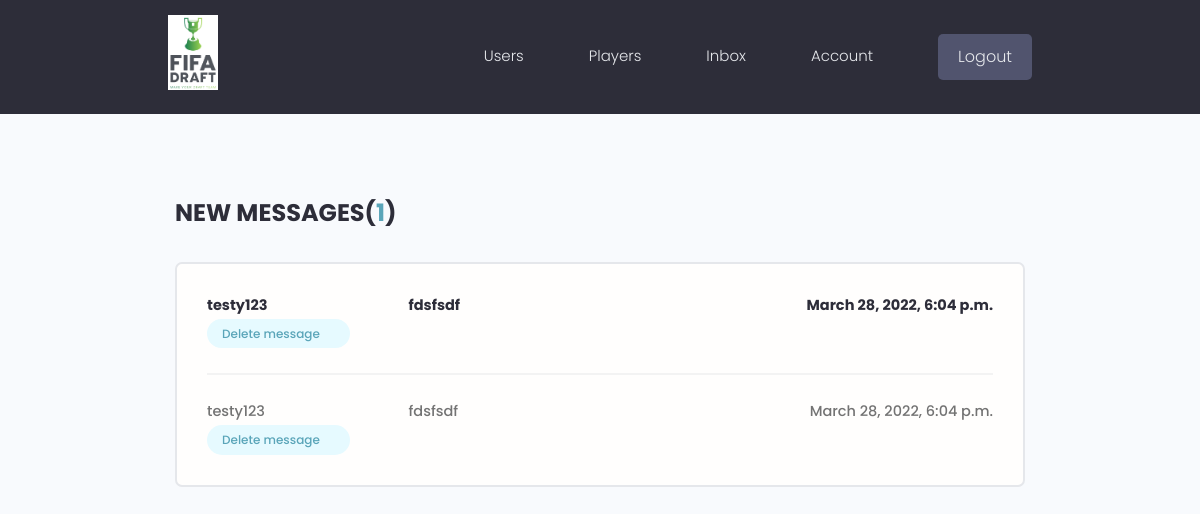
The page /inbox/ (signed in) on the database its author committed.
### users/models.py (models this page shows, shortened)
class Message(models.Model):
    sender = models.ForeignKey(
        Profile, on_delete=models.SET_NULL, null=True, blank=True
    )
    recipient = models.ForeignKey(
        Profile,
        on_delete=models.SET_NULL,
        null=True,
        blank=True,
        related_name="messages",
    )
    sender_name = models.CharField(max_length=200, null=True, blank=True)
    email = models.EmailField(max_length=200, null=True, blank=True)
    subject = models.CharField(max_length=200, null=True, blank=False)
    body = models.TextField(max_length=400, blank=False)
    is_read = models.BooleanField(default=False, null=True)
    created = models.DateTimeField(auto_now_add=True)
    id = models.UUIDField(
        default=uuid.uuid4, unique=True, primary_key=True, editable=False
    )
    class Meta:
        ordering = ["is_read", "-created"]

### users/views.py (the view)
# urls.py: path("inbox/", views.inbox, name="inbox"),
@login_required(login_url="login")
def inbox(request):
    profile = request.user.profile
    message_request = profile.messages.all()
    unread_count = message_request.filter(is_read=False).count()
    context = {"message_request": message_request, "unread_count": unread_count}
    return render(request, "users/inbox.html", context)

### users/templates/users/inbox.html (shortened to what this page needs)
{% extends 'main.html' %}
{% block content %}
<main class="inbox my-xl">
  <div class="content-box">
    <h3 class="inbox__title">New Messages(<span>{{unread_count}}</span>)</h3>
    <ul class="messages">
      {% for message in message_request %}
      {% if message.is_read == False %}
      <li class="message message--unread">
        {% else %}
      <li class="message">
        {% endif %}
        <a href="{% url 'message' message.id %}">
          <span class="message__author">{{message.sender_name}}</span>
          <span class="message__subject">{{message.subject}}</span>
          <span class="message__date">{{message.created}}</span>
        </a>
        <a class="tag tag--pill tag--main settings__btn" href="{% url 'delete-message' message.id %}">Delete message</a>
      </li>
      {% endfor %}
    </ul>
  </div>
</main>
{% endblock content %}

### static/styles/app.css (style rules this page uses)
:root { --color-sub: #2d2d39; }
.content-box { width: 95%; max-width: 85rem; margin: 0 auto; }
.inbox { height: 90vh; }
.inbox__title, .inbox__title span { font-size: 2.4rem; font-weight: 700; color: var(--color-sub); text-transform: uppercase; text-align: left; margin-bottom: 3rem; }
.inbox__title span { color: var(--color-main); }
.messages { list-style: none; background: var(--color-white); padding: 0.5rem 3rem; border: 2px solid var(--color-light); border-radius: 0.7rem; }
.message { padding: 2.5rem 0; }
.message > a span { font-size: 1.45rem; font-weight: 500; }
.message.message--unread a span { font-weight: 700; color: var(--color-sub); }
.message:not(:last-child) { border-bottom: 2px solid var(--color-white-light); }
.message > a { display: flex; gap: 1rem; }
.message__author, .message__date { flex-basis: 25%; }
.message__subject { flex-basis: 50%; }
.message__date { text-align: right; }

### static/uikit/styles/modules/_variables.css (style rules this page uses)
:root { --color-main: #5aa5b9; --color-main-light: #e6faff; --color-sub: #3f4156; --color-sub-light: #51546e; --color-sub-lighter: #ededfd; --color-text: #737373; --color-gray: #8b8b8b; --color-light: #e5e7eb; --color-light-gray: #767676; --color-bg: #f8fafd; --color-white: #fffefd; --color-white-light: #f3f3f3; --color-success: #359e64; --color-success-bg: #def8e8; --color-error: #fc4b0b; --color-error-bg: #fff2ee; --font-base: 'Poppins', arial, helvetica, 'Segoe UI', roboto, ubuntu, sans-serif; --font-monospace: 'Fira Code', 'Courier New', courier, monospace; --font-regular: 300; --font-medium: 500; --font-bold: 700; --generic-shadow: 1px 1px 5px #00000010; --generic-transition: all 0.3s ease-in-out; }

### static/uikit/styles/modules/_base.css (style rules this page uses)
* { margin: 0; padding: 0; box-sizing: border-box; text-rendering: optimizeLegibility; color: inherit; font-size: inherit; }
html { font-size: 50%; }
@media only screen and (min-width: 480px) { html { font-size: 56.25%; } }
@media only screen and (min-width: 1200px) { html { font-size: 62.5%; } }
body { line-height: 1.6; font-weight: 400; font-size: 1.5rem; color: var(--color-text); background-color: var(--color-bg); min-height: 100vh; }

### static/uikit/styles/modules/_typography.css (style rules this page uses)
* { font-family: var(--font-base); }
h3 { font-size: 3.2rem; font-weight: var(--font-medium); }
p, span, strong { font-size: 1.6rem; color: var(--color-text); font-weight: var(--font-regular); }
a { padding-bottom: 2px; text-decoration: none; display: inline-block; color: var(--color-main); font-weight: var(--font-medium); }

### static/uikit/styles/modules/_utilities.css (style rules this page uses)
.my-xl { margin: 8rem auto; }

### static/uikit/styles/modules/_tag.css (style rules this page uses)
.tag { display: inline-flex; align-items: center; background-color: var(--color-sub); height: -webkit-fit-content; height: -moz-fit-content; height: fit-content; width: -webkit-fit-content; width: -moz-fit-content; width: fit-content; border-radius: 0.5rem; padding: 0.5rem 1.5rem; font-size: 1.2rem; cursor: pointer; }
.tag--pill { border-radius: 5rem; }
.tag--main, .tag--main > small { background: var(--color-main-light); color: var(--color-main); font-weight: 500; }

### rows shown on the page
Message: sender_name "testy123", subject "fdsfsdf", created "March 28, 2022, 6:04 p.m."
Message: sender_name "testy123", subject "fdsfsdf", created "March 28, 2022, 6:04 p.m."

### other values the page prints
{{ unread_count }} "1"
